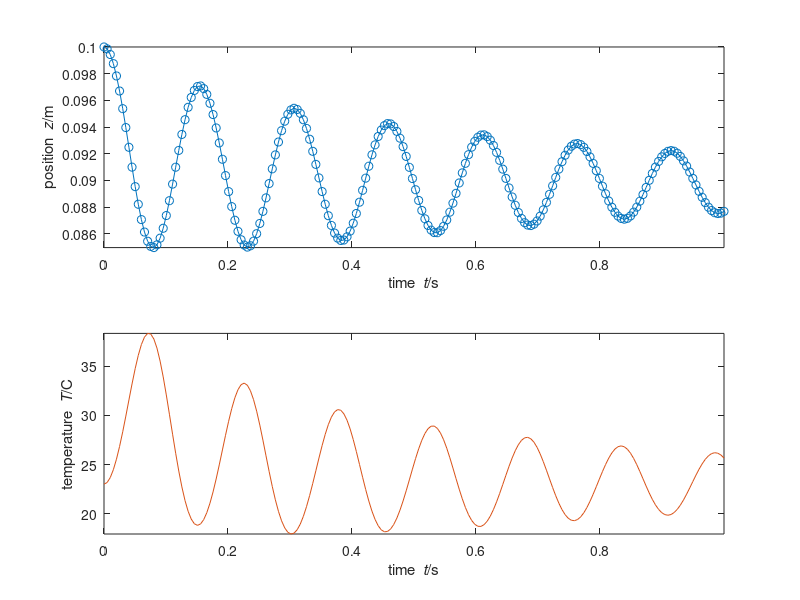

Write the MATLAB code that produced this figure.
%%% idealgas_piston.m
%% Last-Updated: 2024-04-13T13:04:38+0200
%% Simulation of ideal gas & mass piston in 1D
%% SI units used throughout
%% Coordinate z
m = 10; % mass of piston
N = 0.04; % amount of ideal gas
A = 0.1^2; % area of piston
g = 9.80665; % gravitational acceleration
R = 8.31446261815; % molar gas constant
C = 20; % molar heat capacity
lambda = 0.00004; % gas viscosity
h = 8000; % heat conductivity
Tenv = 273.15 + 23; % temperature of environment
Fatm = -100000*A; % force on piston by atmosphere
%%
%% STATE: z, v, T
z0 = 0.1; % initial position of piston
v0 = 0; % initial velocity of piston
T0 = 273.15 + 23; % initial temperature of gas
%%
t0 = 0; % initial time
t1 = 1; % final time
dt = 0.0001; % time step
%% Initialize state for numerical time integration
t = t0;
z = z0;
v = v0;
T = T0;
%%
G = -m*g; % gravity supply of momentum to piston
%% %@
%% Plot & saving
%% adjust final time if not multiple of timestep
t1 = t1 + mod(t1-t0,dt);
%% Save values of all quantities at some steps during the simulation,
%% for subsequente analysis or plotting
%% (saving at all timesteps could be too costly)
Nsaves = 200; % number of timepoints to save during the simulation
%% Calculate time interval for saving
dsave = (t1-t0)/(Nsaves-1);
if abs(dsave) < (dt)
  error('time interval between saves is smaller than timestep')
end
%% Initialize vectors to contain saved values
tSave = nan(Nsaves,1);
zSave = nan(Nsaves,1);
vSave = nan(Nsaves,1);
TSave = nan(Nsaves,1);
%% Save initial values
i = 1; % index that keeps count of savepoints
tSave(1) = t;
zSave(1) = z;
vSave(1) = v;
TSave(1) = T;
%% Initialize plot
close all;
subplot(2,1,1)
cols = get(0, 'DefaultAxesColorOrder');
plot(tSave(1), zSave(1), 'o','Color',cols(1,:)); axis('tight');
xlabel('time {\it t}/s'); ylabel('position {\it z}/m'); hold on;
%% %@
%% Numerical time integration
%% loop
while t < t1
  %% We need P,Fmass,z,v,U,Fgas,Q (G constant)
  %% we have z,v,T
  %% find P,Fpis,U,Q,Fgas using constitutive relations
  P = m*v;
  Fgas = -(N*R*T/z - A*lambda*v/z);
  Fpis = -Fgas + Fatm;
  U = C*N*T;
  Q = A*z*h*(Tenv - T);
  %%
  %% Drive forward in time
  %% update momentum of piston
  P = P + (Fpis + G)*dt;
  %% update position of piston
  z = z + v*dt;
  %% update internal energy of gas
  U = U + (Q + Fgas*v)*dt;
  %% update time
  t = t + dt;
  %%
  %% Find new state for next iteration
  %% We need z,v,T
  %% we have P,z,U
  %% find v,T using constitutive relations
  v = P/m;
  T = U/(C*N);
  %% %@
  %% Check whether to save & plot at this step
  if min(abs([0 dsave] - mod(t-t0, dsave))) <= dt/2
    i = i+1;
    tSave(i) = t;
    zSave(i) = z;
    vSave(i) = v;
    TSave(i) = T;
    plot(t, z, 'o','Color',cols(1,:));
    pause(0.001);
  end %@
end %@
%% Plot trajectory
plot(tSave,zSave,'-','Color',cols(1,:));
subplot(2,1,2)
plot(tSave,TSave-273.15,'-','Color',cols(2,:)); axis('tight');
xlabel('time {\it t}/s'); ylabel('temperature {\it T}/C');  %@
